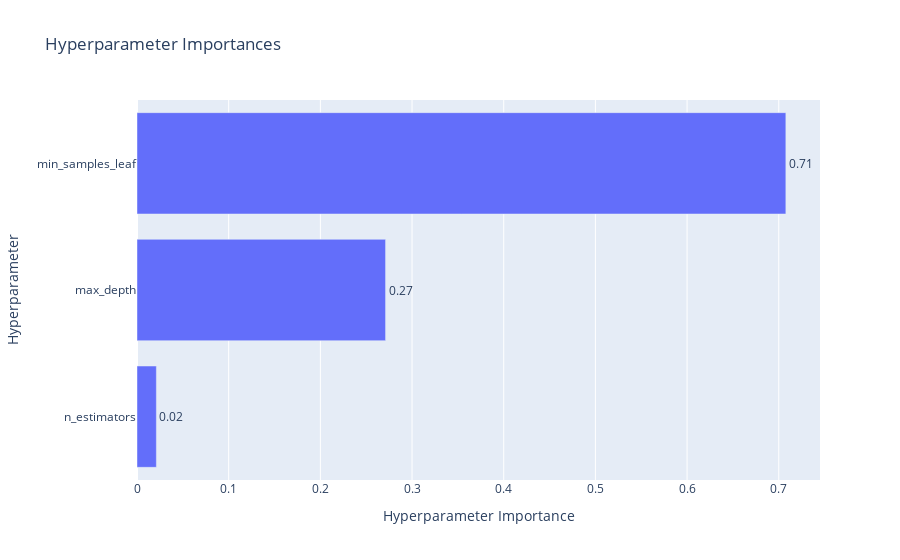

The notebook cell saved with this chart:
### Markdown cell above
График важности гиперпараметров - помогает понять, какие гиперпараметры вносят больший вклад в минимизацию/максимизацию метрики.

### Code cell
optuna.visualization.plot_param_importances(study, target_name="f1_score")

### Figure 1 — Plotly figure (JSON) as saved in the notebook; plotly's stock layout.template omitted (floating-point values rounded to 4 significant figures)
{"data": [{"cliponaxis": false, "hovertemplate": ["n_estimators (IntDistribution): 0.021131394350408114<extra></extra>", "max_depth (IntDistribution): 0.2711282730560705<extra></extra>", "min_samples_leaf (IntDistribution): 0.7077403325935213<extra></extra>"], "name": "f1_score", "orientation": "h", "text": ["0.02", "0.27", "0.71"], "textposition": "outside", "type": "bar", "x": [0.02113, 0.2711, 0.7077], "y": ["n_estimators", "max_depth", "min_samples_leaf"]}], "layout": {"title": {"text": "Hyperparameter Importances"}, "xaxis": {"title": {"text": "Hyperparameter Importance"}}, "yaxis": {"title": {"text": "Hyperparameter"}}}}
